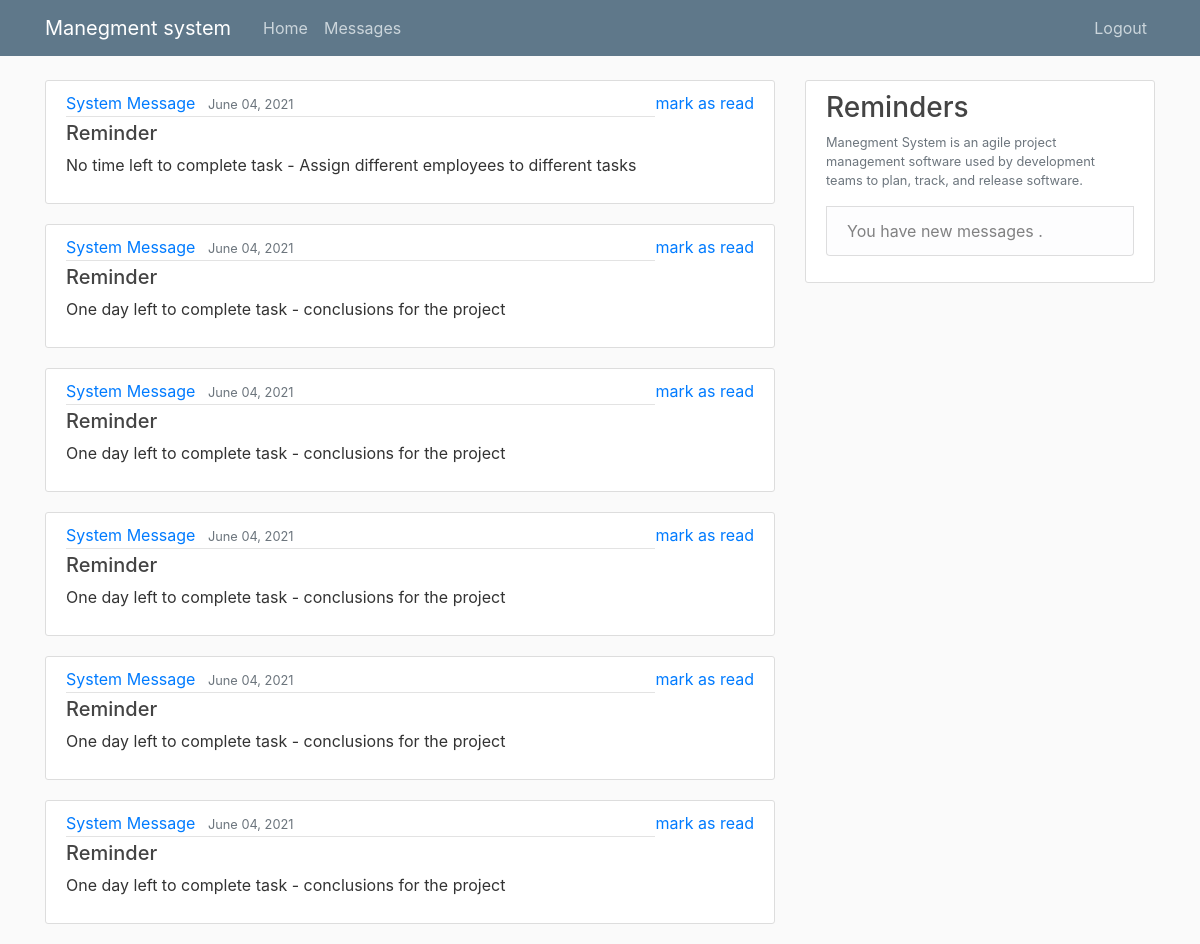
/Devlop/Messages/ (signed in), run on an earlier commit of the app's database.
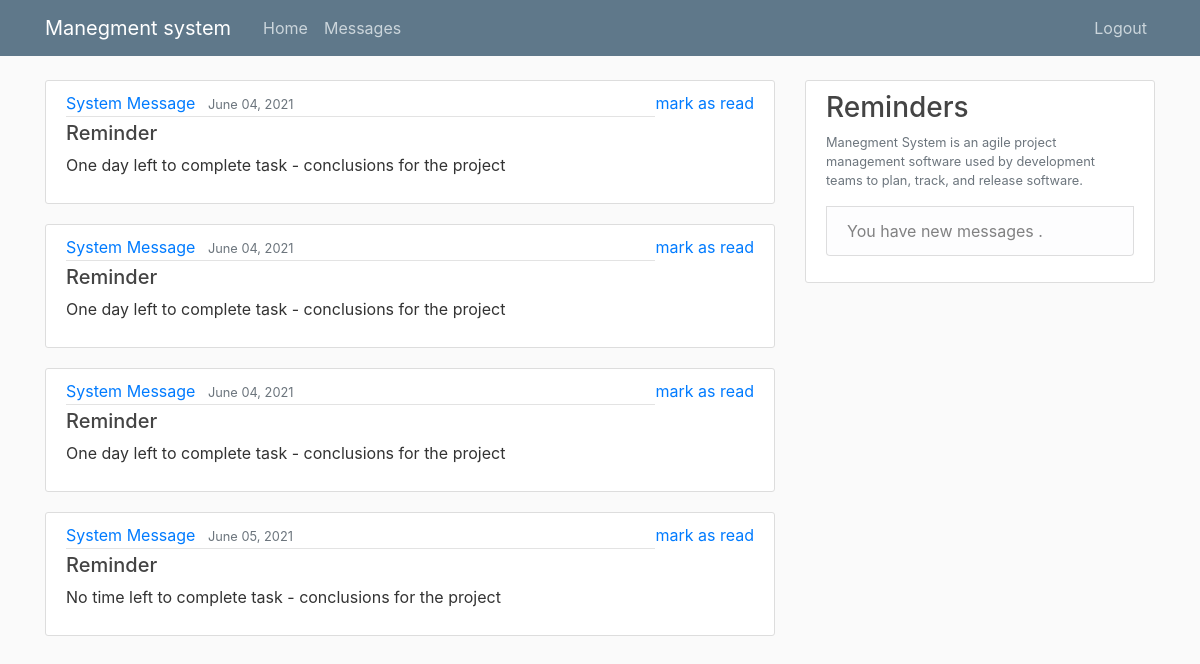
And on a later commit of the database.
### Message/models.py (models this page shows, shortened)
class Messages(models.Model):
    sender = models.CharField(max_length=300, null=False)
    reciver = models.ForeignKey(User,on_delete=models.CASCADE,null=False)
    message= models.CharField(max_length=500, null=False)
    date = models.DateField(auto_now_add=True,null=False)
    Subject= models.CharField(max_length=300, null=False)
    readConf= models.BooleanField(default=False)

### pages/views.py (the view)
# urls.py: path('Devlop/Messages/', MessagePage_view, name='MessagePage_view'),
def MessagePage_view(request):
    list = Messages.objects.all().filter(reciver=request.user.id, readConf=False).order_by("date")
    return render(request, "MessagesPage.html", {'tasks': list})

### templates/MessagesPage.html
{% extends "Base.html" %}
{% block content %}
    {% for task in tasks %}
        <article class="media content-section">
          <div class="media-body">
            <div class="article-metadata">
              <a class="mr-2" href="#">{{ task.sender }}</a>
              <small class="text-muted">{{ task.date|date:"F d, Y" }}</small>
            </div>
            <h5><a class="article-title" href="#">{{ task.Subject }}</a></h5>
            <p class="article-content">{{ task.message }}</p>
              </div>
            <a href="{% url 'read-bool' task.id %}">mark as read</a>
        </article>
    {% endfor %}
{% endblock content %}

What changed in the data, as far as the page shows it:
no longer on this page (row edited): Messages: sender "System Message", date "June 04, 2021", Subject "Reminder", message "No time left to complete task - Assign different employees to different tasks"
no longer on this page (row edited): Messages: sender "System Message", date "June 04, 2021", Subject "Reminder", message "One day left to complete task - conclusions for the project"
no longer on this page (row edited): Messages: sender "System Message", date "June 04, 2021", Subject "Reminder", message "One day left to complete task - conclusions for the project"
added Messages: sender "System Message", date "June 05, 2021", Subject "Reminder", message "No time left to complete task - conclusions for the project"
